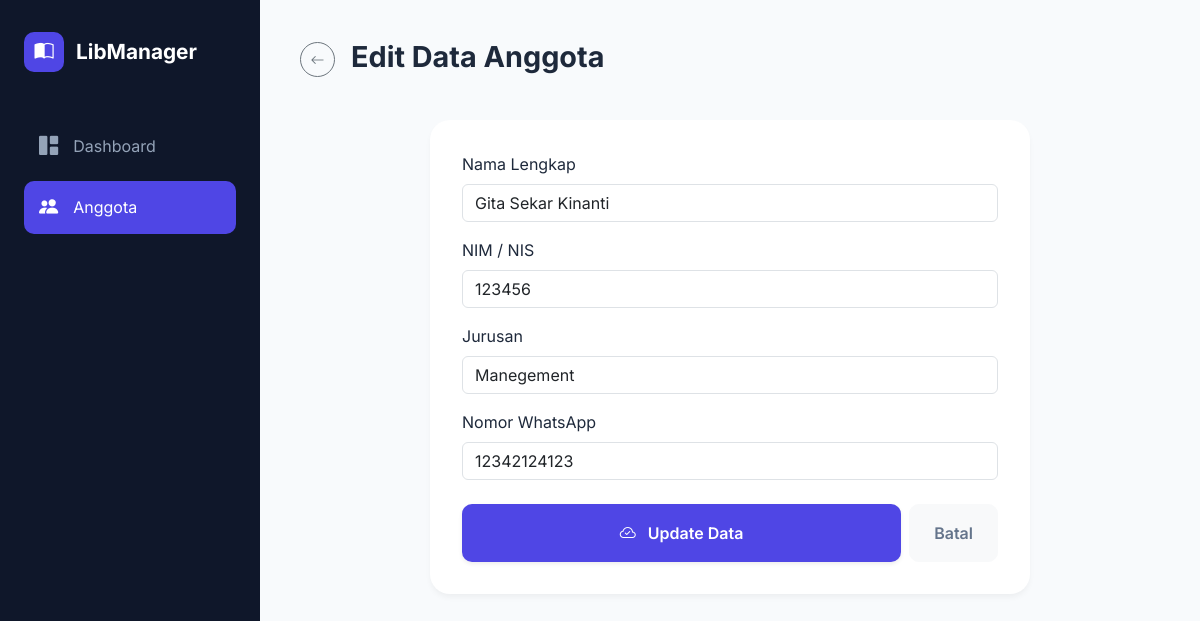
The page /edit_anggota.php?id=2 on the database its author committed.
### tables this page shows
CREATE TABLE `tb_anggota` (
  `id` int(11) NOT NULL,
  `nama` varchar(100) DEFAULT NULL,
  `nim_nis` varchar(20) DEFAULT NULL,
  `jurusan` varchar(50) DEFAULT NULL,
  `telepon` varchar(15) DEFAULT NULL
);

### edit_anggota.php (the view, shortened to what this page needs)
<?php
include 'koneksi.php';
$id = isset($_GET['id']) ? mysqli_real_escape_string($conn, $_GET['id']) : '';
$query = mysqli_query($conn, "SELECT * FROM tb_anggota WHERE id='$id'");
$data = mysqli_fetch_assoc($query);
?>
<!DOCTYPE html>
<html lang="id">
<head>
    <link rel="stylesheet" href="https://cdn.jsdelivr.net/npm/bootstrap-icons@1.11.0/font/bootstrap-icons.css">
    <link href="https://cdn.jsdelivr.net/npm/bootstrap@5.3.2/dist/css/bootstrap.min.css" rel="stylesheet">
    <link rel="stylesheet" href="style.css">
</head>
<body>
<div class="app-container">
    <aside class="sidebar">
        <div class="sidebar-header">
            <div class="logo-icon"><i class="bi bi-book-half"></i></div>
            <span class="logo-text">LibManager</span>
        </div>
        <nav class="sidebar-nav">
            <a href="index.php" class="nav-item"><i class="bi bi-grid-1x2-fill"></i> <span>Dashboard</span></a>
            <a href="anggota.php" class="nav-item active"><i class="bi bi-people-fill"></i> <span>Anggota</span></a>
        </nav>
    </aside>
    <main class="main-content">
        <header class="top-header">
            <div class="d-flex align-items-center gap-3">
                <a href="anggota.php" class="btn btn-outline-secondary btn-sm rounded-circle" style="width: 35px; height: 35px; display: grid; place-items: center;">
                    <i class="bi bi-arrow-left"></i>
                </a>
                <h1>Edit Data Anggota</h1>
            </div>
        </header>
        <section class="content-section">
            <div class="data-card" style="max-width: 600px; margin: 0 auto;">
                <form action="" method="POST">
                    <div class="mb-3">
                        <label class="form-label">Nama Lengkap</label>
                        <input type="text" name="nama" class="form-control" value="<?= htmlspecialchars($data['nama']) ?>" required>
                    </div>
                    <div class="mb-3">
                        <label class="form-label">NIM / NIS</label>
                        <input type="text" name="nim_nis" class="form-control" value="<?= htmlspecialchars($data['nim_nis']) ?>" required>
                    </div>
                    <div class="mb-3">
                        <label class="form-label">Jurusan</label>
                        <input type="text" name="jurusan" class="form-control" value="<?= htmlspecialchars($data['jurusan']) ?>" required>
                    </div>
                    <div class="mb-4">
                        <label class="form-label">Nomor WhatsApp</label>
                        <input type="number" name="telepon" class="form-control" value="<?= htmlspecialchars($data['telepon']) ?>" required>
                    </div>
                    <div class="d-flex gap-2">
                        <button type="submit" name="update" class="btn btn-indigo flex-grow-1 py-3 shadow-sm">
                            <i class="bi bi-cloud-check me-2"></i> Update Data
                        </button>
                        <a href="anggota.php" class="btn btn-light px-4 py-3" style="border-radius: 10px; font-weight: 600; color: #64748b;">Batal</a>
                    </div>
                </form>
            </div>
        </section>
    </main>
</div>
</body>
</html>

### style.css (style rules this page uses)
:root { --primary-indigo: #4f46e5; --primary-hover: #4338ca; --sidebar-bg: #0f172a; --body-bg: #f8fafc; --text-dark: #1e293b; --text-muted: #64748b; --border-color: #e2e8f0; --white: #ffffff; }
* { margin: 0; padding: 0; box-sizing: border-box; }
body { font-family: 'Inter', sans-serif; background-color: var(--body-bg); color: var(--text-dark); overflow-x: hidden; }
.app-container { display: flex; min-height: 100vh; }
.sidebar { width: 260px; background-color: var(--sidebar-bg); padding: 2rem 1.5rem; position: fixed; height: 100vh; }
.sidebar-header { display: flex; align-items: center; gap: 12px; margin-bottom: 3rem; }
.logo-icon { width: 40px; height: 40px; background: var(--primary-indigo); border-radius: 10px; display: grid; place-items: center; color: white; font-size: 1.2rem; }
.logo-text { color: white; font-weight: 700; font-size: 1.3rem; }
.nav-item { display: flex; align-items: center; gap: 15px; padding: 12px 15px; color: #94a3b8; text-decoration: none; border-radius: 10px; margin-bottom: 8px; transition: 0.3s; }
.nav-item i { font-size: 1.2rem; }
.nav-item:hover, .nav-item.active { background: #1e293b; color: white; }
.nav-item.active { background: var(--primary-indigo); }
.main-content { margin-left: 260px; flex-grow: 1; padding: 2.5rem; }
.top-header { display: flex; justify-content: space-between; align-items: center; margin-bottom: 2.5rem; }
.top-header h1 { font-weight: 700; font-size: 1.8rem; margin-bottom: 5px; }
.btn-indigo { background-color: var(--primary-indigo); color: white; padding: 12px 25px; border-radius: 10px; font-weight: 600; border: none; }
.data-card { background: white; border-radius: 20px; padding: 2rem; box-shadow: 0 4px 6px -1px rgba(0, 0, 0, 0.05); }
.main-content { position: relative; z-index: 2; }

### rows shown on the page
tb_anggota: nama "Gita Sekar Kinanti", nim_nis "123456", jurusan "Manegement", telepon "12342124123"
